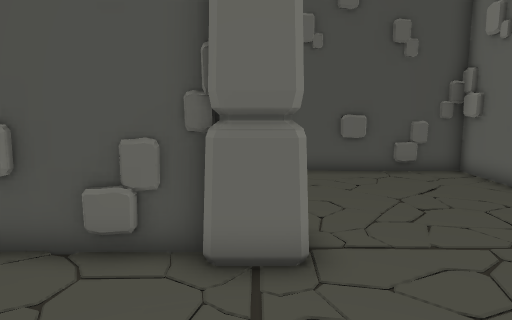
View 1 (above)

18 first-person views from a walk through a scene from a Unity 3-D project. The camera is 1.2 m above the floor, tilts 8° down and sees 70° across. Doors are open. The floor is counted in squares, 0.5 m on a side. Each view is taken from the middle of a square. On the plan, view 1 faces up. The plan holds only what a view shows up to about 20 squares ahead; the rest is blank. The place goes on beyond the plan. Some surface patterns are stand-ins.

View 2
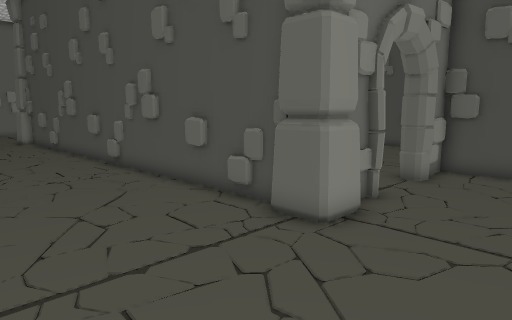

View 3
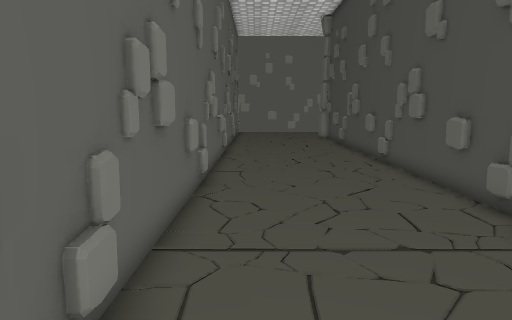

View 4
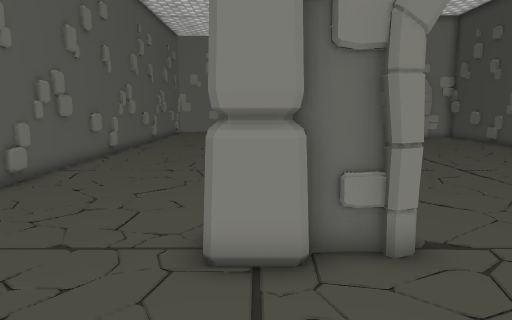

View 5
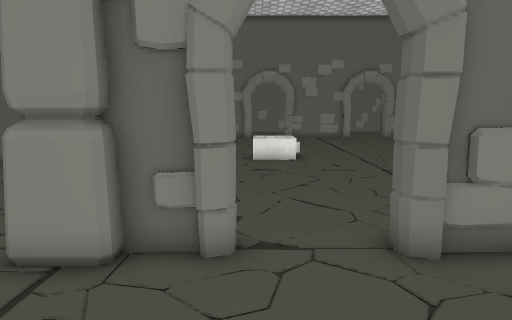

View 6
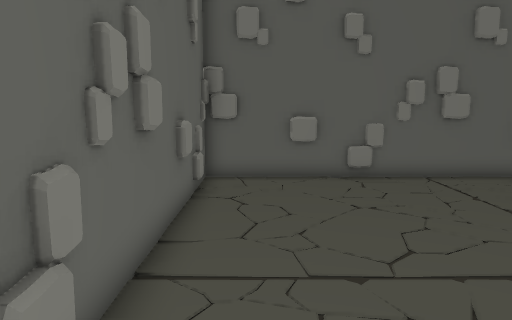

View 7
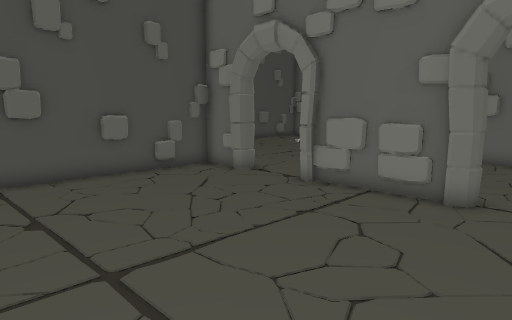

View 8
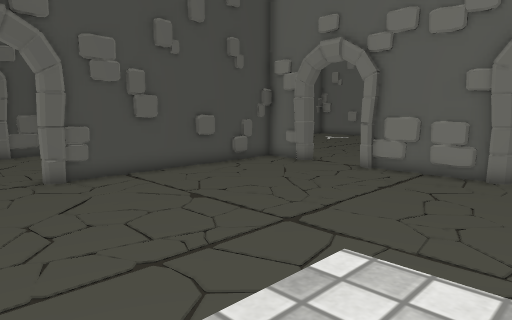

View 9
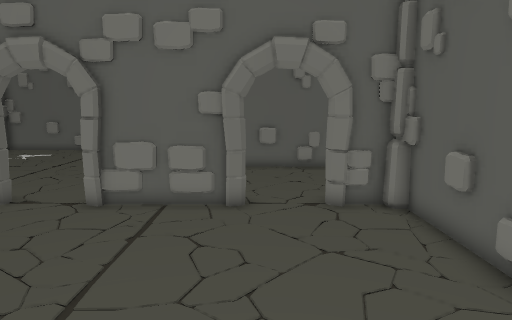

View 10
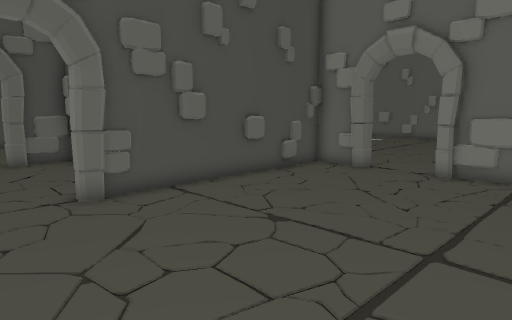

View 11
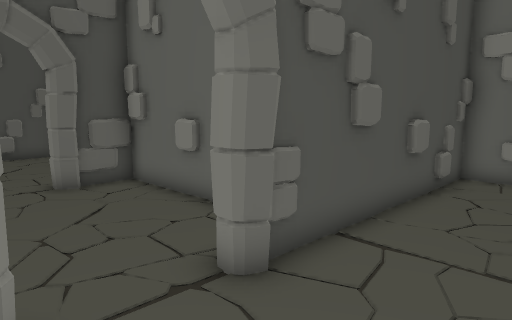

View 12
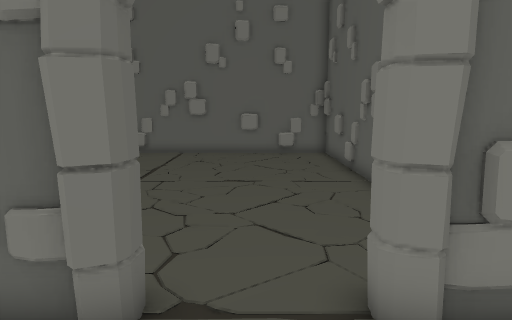

View 13
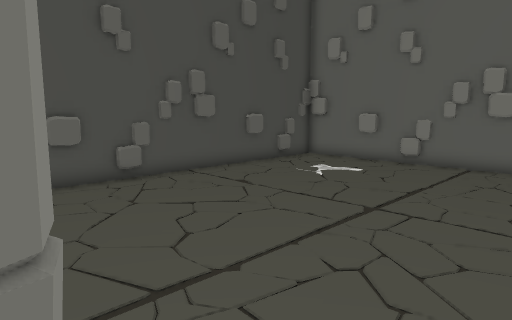

View 14
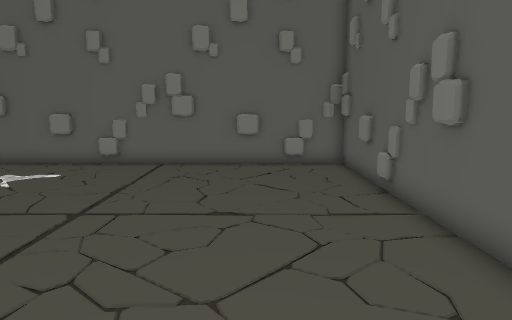

View 15
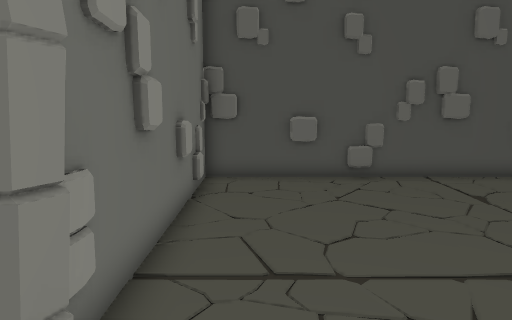

View 16
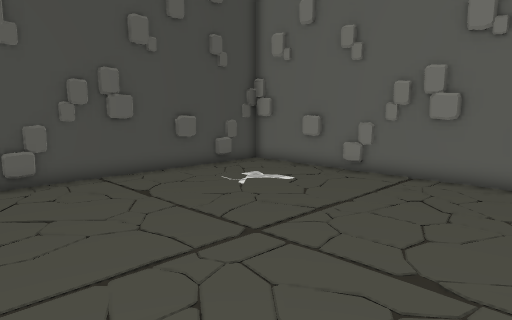

View 17
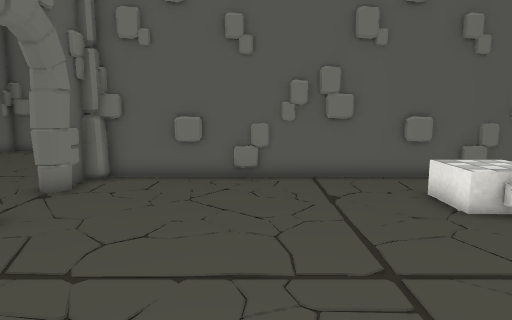

View 18
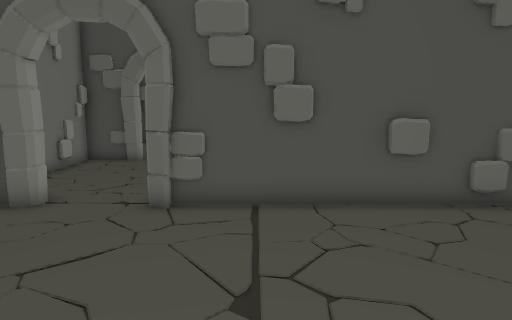

### Floor plan
Key: @ floor where view 1 was taken; # wall or solid block; . floor; / step, stairs or slope; D open door; O other object.
Columns run from 14 left of view 1 to 16 right of it. Each row starts with its distance up from view 1.
 32   ...
 31   ...
 30 #...###       #################
 29  .....#       #...............#
 28 ......#       #...............#
 27 ......#       #...............#
 26 ......#       #...............#
 25 ......#       #...............#
 24 ......        #...............#
 23  ....         #...............#
 22 #...###########...............#
 21  .............#...............#
 20  .............#...............#
 19 ..............................#
 18 ..............................#
 17 ..............................#
 16 ..............#...............#
 15  .............#   ............#
 14 ..............#################
 13 ..............#.......#
 12 ..............#.......#
 11  ///..........D.......#
 10    /..........D.......#
  9 .///..........D.......#
  8  .............#.......#
  7   ............#.......#
  6 ###############O......#
  5 ..............O.......#
  4 ......................#
  3 ......................#
  2 ......................#
  1 ......................#
  0 ..............@.......#
 -1 ......................#
 -2 #######################

Where each view was taken, in squares from view 1:
view 1: 0 up, 0 right, facing up
view 2: 1 down, 5 right, facing up-left
view 3: 0 up, 6 right, facing left
view 4: 6 up, 6 right, facing left
view 5: 9 up, 6 right, facing left
view 6: 11 up, 6 right, facing down
view 7: 9 up, 10 left, facing up-right
view 8: 9 up, 14 left, facing up-right
view 9: 11 up, 12 left, facing right
view 10: 12 up, 14 left, facing up-right
view 11: 18 up, 14 left, facing up-right
view 12: 18 up, 4 left, facing right
view 13: 18 up, 0 right, facing up-right
view 14: 18 up, 0 right, facing right
view 15: 17 up, 2 right, facing up
view 16: 17 up, 3 right, facing up-right
view 17: 19 up, 6 left, facing down
view 18: 13 up, 8 left, facing up
